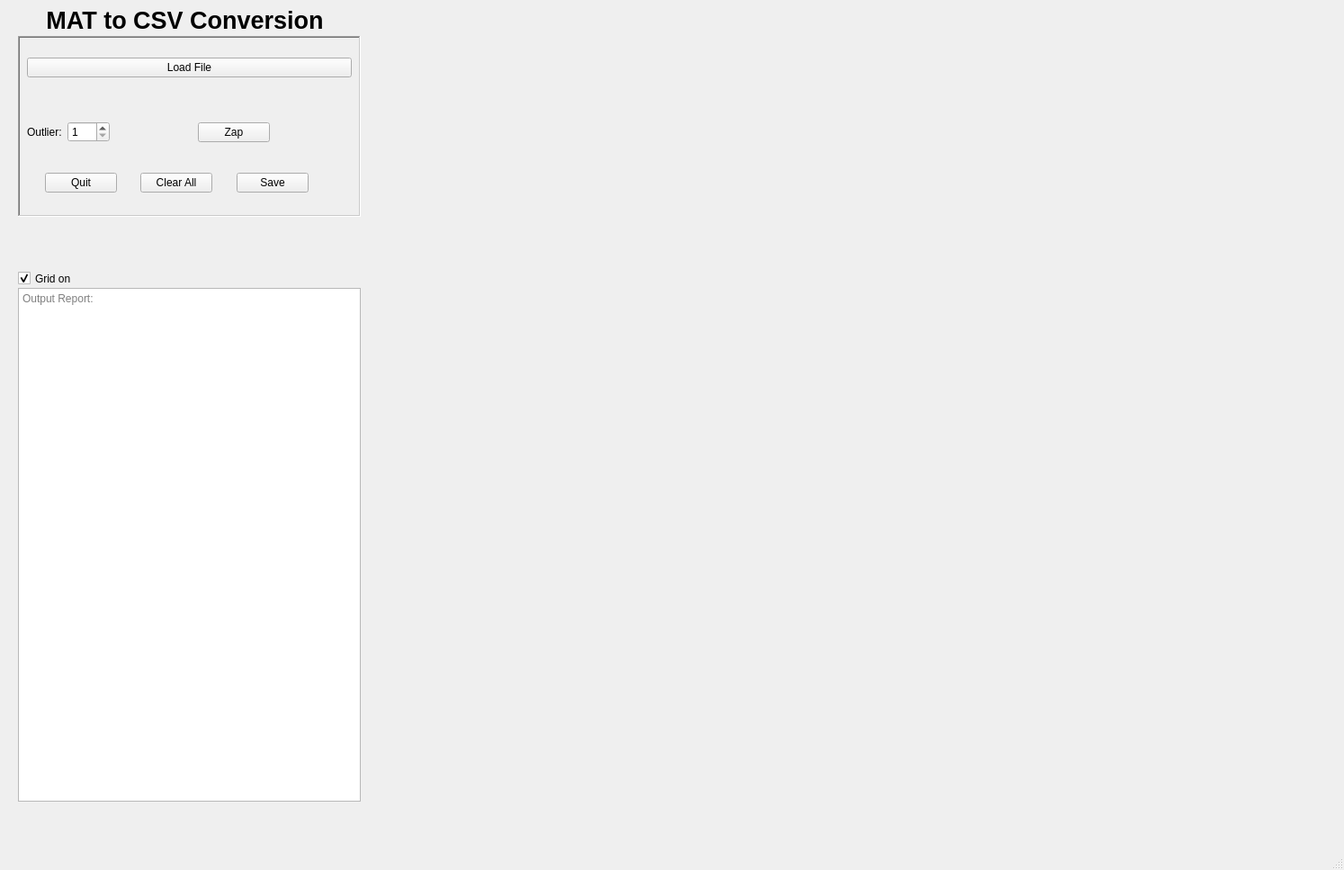
<?xml version="1.0" encoding="UTF-8"?>
<ui version="4.0">
 <class>MainWindow</class>
 <widget class="QMainWindow" name="MainWindow">
  <property name="geometry">
   <rect>
    <x>0</x>
    <y>0</y>
    <width>1494</width>
    <height>967</height>
   </rect>
  </property>
  <property name="sizePolicy">
   <sizepolicy hsizetype="Expanding" vsizetype="Expanding">
    <horstretch>0</horstretch>
    <verstretch>0</verstretch>
   </sizepolicy>
  </property>
  <property name="windowTitle">
   <string>MainWindow</string>
  </property>
  <widget class="QWidget" name="centralwidget">
   <widget class="QLabel" name="label_9">
    <property name="geometry">
     <rect>
      <x>20</x>
      <y>0</y>
      <width>371</width>
      <height>44</height>
     </rect>
    </property>
    <property name="font">
     <font>
      <family>Arial</family>
      <pointsize>20</pointsize>
      <weight>75</weight>
      <bold>true</bold>
     </font>
    </property>
    <property name="text">
     <string>MAT to CSV Conversion</string>
    </property>
    <property name="alignment">
     <set>Qt::AlignCenter</set>
    </property>
   </widget>
   <widget class="QWidget" name="verticalLayoutWidget_2">
    <property name="geometry">
     <rect>
      <x>440</x>
      <y>40</y>
      <width>1031</width>
      <height>851</height>
     </rect>
    </property>
    <layout class="QVBoxLayout" name="verticalLayout_2">
     <item>
      <widget class="QWidget" name="widget" native="true">
       <property name="sizePolicy">
        <sizepolicy hsizetype="Expanding" vsizetype="Expanding">
         <horstretch>0</horstretch>
         <verstretch>0</verstretch>
        </sizepolicy>
       </property>
      </widget>
     </item>
    </layout>
   </widget>
   <widget class="QFrame" name="frame">
    <property name="geometry">
     <rect>
      <x>20</x>
      <y>40</y>
      <width>381</width>
      <height>201</height>
     </rect>
    </property>
    <property name="frameShape">
     <enum>QFrame::WinPanel</enum>
    </property>
    <property name="frameShadow">
     <enum>QFrame::Sunken</enum>
    </property>
    <widget class="QWidget" name="verticalLayoutWidget_3">
     <property name="geometry">
      <rect>
       <x>10</x>
       <y>10</y>
       <width>361</width>
       <height>185</height>
      </rect>
     </property>
     <layout class="QVBoxLayout" name="verticalLayout_3">
      <item>
       <layout class="QHBoxLayout" name="horizontalLayout_3">
        <item>
         <widget class="QPushButton" name="pushButton_3">
          <property name="font">
           <font>
            <family>Arial</family>
           </font>
          </property>
          <property name="text">
           <string>Load File</string>
          </property>
         </widget>
        </item>
       </layout>
      </item>
      <item>
       <layout class="QHBoxLayout" name="horizontalLayout_8">
        <item>
         <spacer name="horizontalSpacer_5">
          <property name="orientation">
           <enum>Qt::Horizontal</enum>
          </property>
          <property name="sizeHint" stdset="0">
           <size>
            <width>58</width>
            <height>23</height>
           </size>
          </property>
         </spacer>
        </item>
       </layout>
      </item>
      <item>
       <layout class="QHBoxLayout" name="horizontalLayout_4">
        <item>
         <widget class="QLabel" name="label">
          <property name="font">
           <font>
            <family>Arial</family>
           </font>
          </property>
          <property name="text">
           <string>Outlier:</string>
          </property>
         </widget>
        </item>
        <item>
         <widget class="QSpinBox" name="spinBox">
          <property name="font">
           <font>
            <family>Arial</family>
           </font>
          </property>
          <property name="minimum">
           <number>1</number>
          </property>
          <property name="maximum">
           <number>100</number>
          </property>
          <property name="singleStep">
           <number>5</number>
          </property>
          <property name="value">
           <number>1</number>
          </property>
         </widget>
        </item>
        <item>
         <spacer name="horizontalSpacer_2">
          <property name="orientation">
           <enum>Qt::Horizontal</enum>
          </property>
          <property name="sizeHint" stdset="0">
           <size>
            <width>68</width>
            <height>36</height>
           </size>
          </property>
         </spacer>
        </item>
        <item>
         <widget class="QPushButton" name="pushButton_8">
          <property name="sizePolicy">
           <sizepolicy hsizetype="Minimum" vsizetype="Fixed">
            <horstretch>0</horstretch>
            <verstretch>0</verstretch>
           </sizepolicy>
          </property>
          <property name="font">
           <font>
            <family>Arial</family>
           </font>
          </property>
          <property name="text">
           <string>Zap</string>
          </property>
         </widget>
        </item>
        <item>
         <spacer name="horizontalSpacer_4">
          <property name="orientation">
           <enum>Qt::Horizontal</enum>
          </property>
          <property name="sizeHint" stdset="0">
           <size>
            <width>58</width>
            <height>23</height>
           </size>
          </property>
         </spacer>
        </item>
       </layout>
      </item>
      <item>
       <layout class="QHBoxLayout" name="horizontalLayout">
        <item>
         <spacer name="horizontalSpacer_6">
          <property name="orientation">
           <enum>Qt::Horizontal</enum>
          </property>
          <property name="sizeHint" stdset="0">
           <size>
            <width>40</width>
            <height>20</height>
           </size>
          </property>
         </spacer>
        </item>
        <item>
         <widget class="QPushButton" name="pushButton_5">
          <property name="sizePolicy">
           <sizepolicy hsizetype="Minimum" vsizetype="Fixed">
            <horstretch>0</horstretch>
            <verstretch>0</verstretch>
           </sizepolicy>
          </property>
          <property name="font">
           <font>
            <family>Arial</family>
           </font>
          </property>
          <property name="text">
           <string>Quit</string>
          </property>
         </widget>
        </item>
        <item>
         <spacer name="horizontalSpacer_7">
          <property name="orientation">
           <enum>Qt::Horizontal</enum>
          </property>
          <property name="sizeHint" stdset="0">
           <size>
            <width>40</width>
            <height>20</height>
           </size>
          </property>
         </spacer>
        </item>
        <item>
         <widget class="QPushButton" name="pushButton_6">
          <property name="sizePolicy">
           <sizepolicy hsizetype="Minimum" vsizetype="Fixed">
            <horstretch>0</horstretch>
            <verstretch>0</verstretch>
           </sizepolicy>
          </property>
          <property name="font">
           <font>
            <family>Arial</family>
           </font>
          </property>
          <property name="text">
           <string>Clear All</string>
          </property>
         </widget>
        </item>
        <item>
         <spacer name="horizontalSpacer_8">
          <property name="orientation">
           <enum>Qt::Horizontal</enum>
          </property>
          <property name="sizeHint" stdset="0">
           <size>
            <width>40</width>
            <height>20</height>
           </size>
          </property>
         </spacer>
        </item>
        <item>
         <widget class="QPushButton" name="pushButton_9">
          <property name="sizePolicy">
           <sizepolicy hsizetype="Minimum" vsizetype="Fixed">
            <horstretch>0</horstretch>
            <verstretch>0</verstretch>
           </sizepolicy>
          </property>
          <property name="font">
           <font>
            <family>Arial</family>
           </font>
          </property>
          <property name="text">
           <string>Save</string>
          </property>
         </widget>
        </item>
        <item>
         <spacer name="horizontalSpacer">
          <property name="orientation">
           <enum>Qt::Horizontal</enum>
          </property>
          <property name="sizeHint" stdset="0">
           <size>
            <width>68</width>
            <height>36</height>
           </size>
          </property>
         </spacer>
        </item>
       </layout>
      </item>
     </layout>
    </widget>
   </widget>
   <widget class="QTextEdit" name="textEdit">
    <property name="geometry">
     <rect>
      <x>20</x>
      <y>320</y>
      <width>381</width>
      <height>571</height>
     </rect>
    </property>
    <property name="font">
     <font>
      <family>Arial</family>
     </font>
    </property>
    <property name="documentTitle">
     <string>Output</string>
    </property>
    <property name="placeholderText">
     <string>Output Report:</string>
    </property>
   </widget>
   <widget class="QCheckBox" name="checkBox_2">
    <property name="geometry">
     <rect>
      <x>20</x>
      <y>300</y>
      <width>361</width>
      <height>19</height>
     </rect>
    </property>
    <property name="sizePolicy">
     <sizepolicy hsizetype="Minimum" vsizetype="Fixed">
      <horstretch>0</horstretch>
      <verstretch>0</verstretch>
     </sizepolicy>
    </property>
    <property name="font">
     <font>
      <family>Arial</family>
     </font>
    </property>
    <property name="text">
     <string>Grid on</string>
    </property>
    <property name="checked">
     <bool>true</bool>
    </property>
   </widget>
  </widget>
  <widget class="QMenuBar" name="menubar">
   <property name="geometry">
    <rect>
     <x>0</x>
     <y>0</y>
     <width>1494</width>
     <height>24</height>
    </rect>
   </property>
  </widget>
  <widget class="QStatusBar" name="statusbar"/>
 </widget>
 <resources/>
 <connections/>
</ui>
